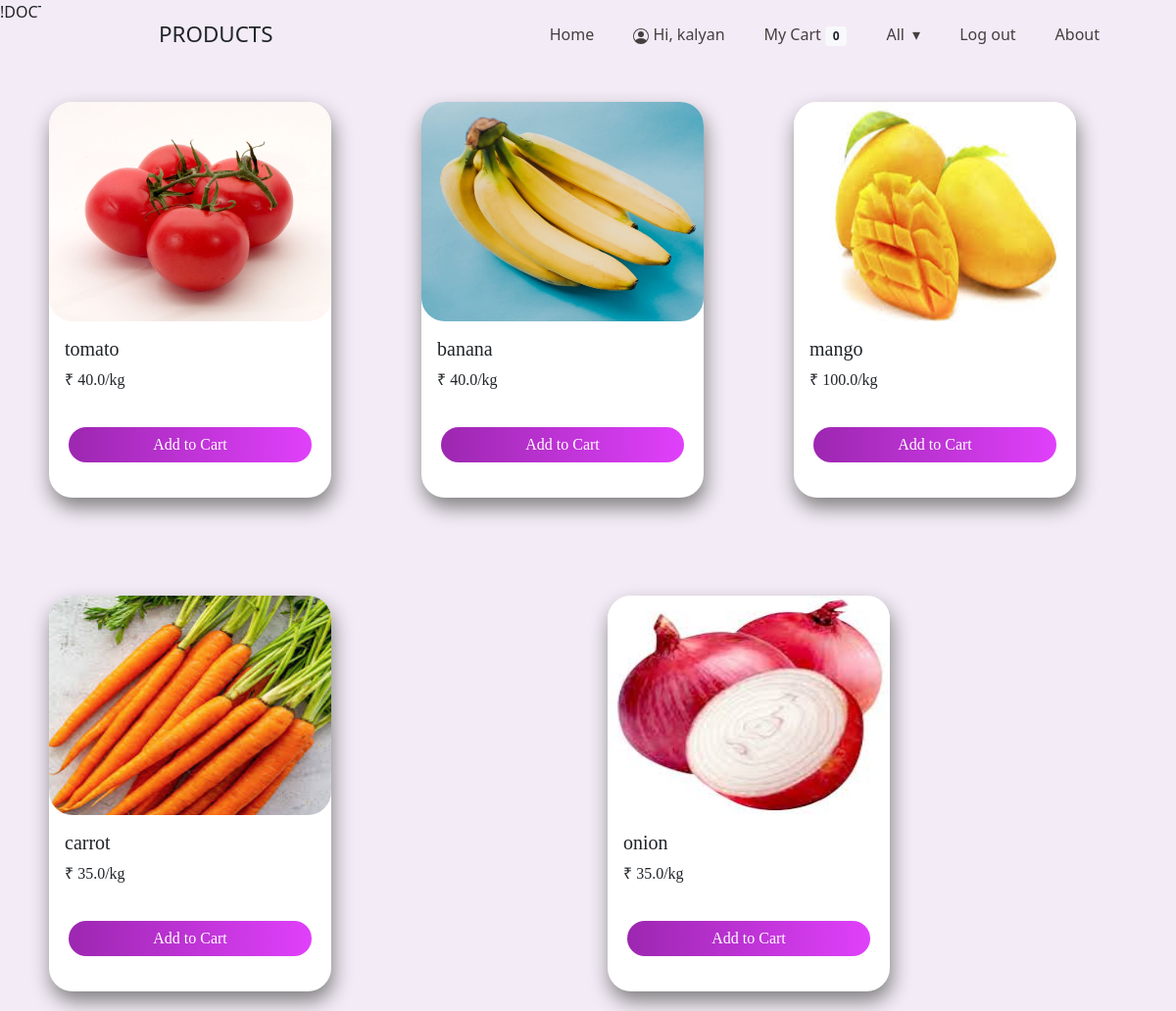
Screenshot of /products/ (signed in) with the database file from the repository.
### products/models.py (models this page shows, shortened)
class Product(models.Model):
    name = models.CharField(max_length=255)
    price = models.FloatField()
    stock = models.IntegerField()
    category = models.ForeignKey(Categorie, on_delete=models.CASCADE)
    image_url = models.ImageField(upload_to='Images/')

### products/views.py (the view, shortened to what this page needs)
# urls.py: path('', views.index),
def index(request):
    cart = request.session.get('cart')
    if not cart:
        request.session['cart'] = {}
    categories = Categorie.objects.all()
    categorie_id = request.GET.get('categorie')
    if categorie_id:
        if categorie_id == "10":
            print("yash")
            products = Product.objects.all()
        else:
            products = Product.get_all_products_by_categorieid(categorie_id)
    else:
        products = Product.objects.all()
    data = {}
    data['products'] = products
    data['categories'] = categories
    product = request.POST.get('product')
    remove = request.POST.get('remove')
    return render(request, 'index.html', data)

### products/templatetags/cart.py (called while the page is built)
@register.filter(name='is_in_cart')
def is_in_cart(product, cart):
    keys = cart.keys()
    for id in keys:
        if int(id) == product.id:
            return True
    return False

### products/templates/index.html (shortened to what this page needs)
{% extends 'base.html' %}
{% block content %}
{% load cart %}
<section class="navigation">
    <div class="nav-container">
        <div class="brand">
            <a >PRODUCTS</a>
        </div>
        <nav>
            <ul class="nav-list">
                {% if user.is_authenticated %}
                <li><a href="/">Home</a></li>
                <li><a href="#">
                    Hi, {{user.username}}</a></li>
                <li><a href="cart">My Cart
                    <span class="badge bg-light text-dark">
                        {{request.session.cart.keys|length}}</span>
                </a></li>
                <li><a href="#">All</a>
                </li>
                <li><a href="/logout">Log out</a></li>
                {% endif %}
                <li><a href="/about-us">About</a></li>
            </ul>
        </nav>
    </div>
</section>
<div class="row" >
    {% for product in products %}
    <div class="col" style="padding: 20px" >
        <div class="card"
             style="width: 18rem; border-radius: 1.5rem; box-shadow: 2px 10px 20px grey;
                     font-size: 20p; font-family: Comic Sans MS; margin-top: 60px; outline: none; border: none"
            id={{product.id}}>
            <img src="{{ product.image_url.url }}" class="card-img-top" alt="..."
                 style="width: 18 rem;height: 14rem;border-radius: 1.5rem">
            <div class="card-body" >
                <h5 class="card-title">{{ product.name }}</h5>
                <p class="card-text">&#8377 {{ product.price }}/kg</p>
            </div>
            <div class="card-footer row no-gutters"
                 style="background: none; outline: none; border: none; padding: 20px">
                {% if product|is_in_cart:request.session.cart %}
                <div class="row" >
                    <form action="/products/#{{product.id}}" method="post" class="col-2">
                        {% csrf_token %}
                        <input type="text" value="{{ product.id }}" hidden name="product">
                        <input type="text" value="True" hidden name="remove">
                        <input type="submit" value=" - " class="btn btn-block"
                               style="background: linear-gradient(to right, #9C27B0, #E040FB); border-radius: 20px; outline: none; border: none; color: white;
                                            font-size: 15px">
                    </form>
                    <div class="text-center col">
                        {{product|count:request.session.cart}} in cart
                    </div>
                    <form action="/products/#{{product.id}}" method="post" class="col-2">
                        {% csrf_token %}
                        <input type="text" value="{{ product.id }}" hidden name="product">
                        <input type="submit" value=" + " class="btn btn-block"
                               style="background: linear-gradient(to right, #9C27B0, #E040FB); border-radius: 20px; outline: none; border: none; color: white;
                                            font-size: 15px">
                    </form>
                </div>
                {% else %}
                <form action="/products/#{{product.id}}" method="post">
                    <button class="btn btn-primary"
                            style="background: linear-gradient(to right, #9C27B0, #E040FB); border-radius: 20px; outline: none; border: none; width: 100%;"
                            type="submit" >Add to
                        Cart</button>
                </form>
                {% endif %}
            </div>
        </div>
    </div>
    {% endfor %}
</div>
{% endblock %}

### templates proj/base.html (style rules this page uses)
body { background-color: #F3EBF6; }
nav { float: right; }
nav ul { list-style: none; margin: 0; padding: 0; }
nav ul li { float: left; position: relative; }
nav ul li a { display: block; padding: 0 20px; line-height: 70px; background: #F3EBF6; color: #463f3f; text-decoration: none; }
nav ul li a:not(:only-child):after { padding-left: 4px; content: ' ▾'; }
@media screen and (min-width: 800px) { .nav-list { display: block !important; } }
.navigation { position: fixed; top: 0; height: 70px; width: 100%; background: #F3EBF6;; }
.nav-container { max-width: 1000px; margin: 0 auto; }
.brand { position: absolute; padding-left: 20px; float: left; line-height: 70px; text-transform: uppercase; font-size: 1.4em; }
.brand a, .brand a:visited { color: #463f3f; text-decoration: none; }

### rows the page displays
Product: {{ product.id }} 1 (drawn), image_url (picture), name "tomato", price "40.0"
Product: image_url (picture), name "banana", price "40.0"
Product: image_url (picture), name "mango", price "100.0"
Product: image_url (picture), name "carrot", price "35.0"
Product: image_url (picture), name "onion", price "35.0"

### other values shown
{{ user.username }} "kalyan"
{{ request.session.cart.keys|length }} "0"
